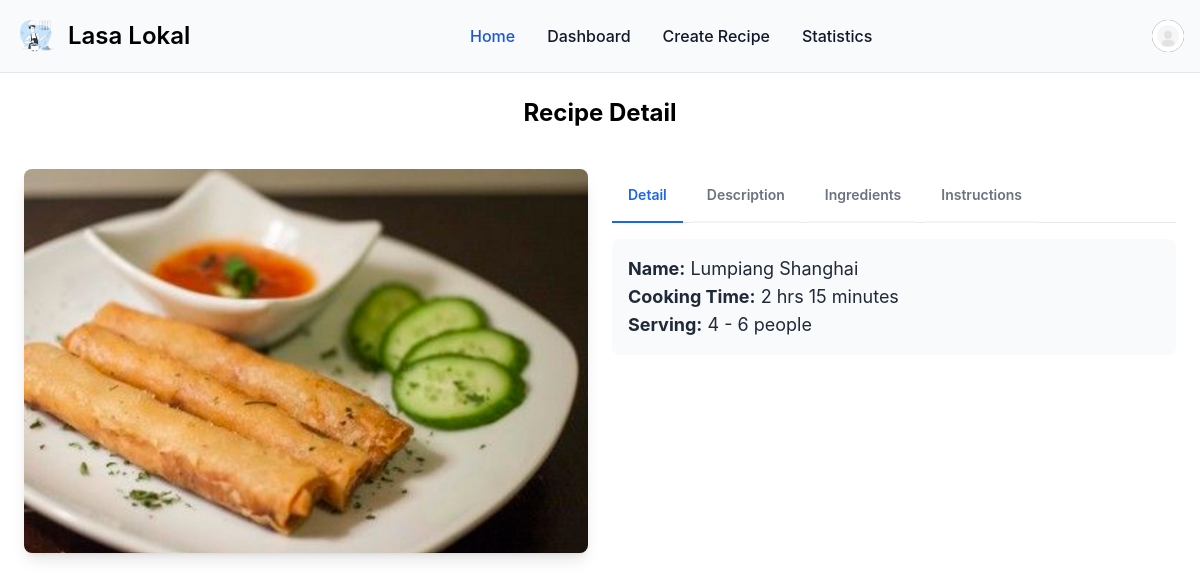
/recipe/detail/13 (signed in), run on the app's committed database.
### user_profile/models.py (models this page shows, shortened)
class Profile(models.Model):
    MALE = 'M'
    FEMALE = 'F'
    OTHERS = 'O'
    GENDER_CHOICES = [
        (MALE, 'Male'),
        (FEMALE, 'Female'),
        (OTHERS, 'Others'),
    ]
    user = models.OneToOneField(User, on_delete=models.CASCADE)
    image = models.ImageField(upload_to='profile_images', default='default_profile_image.jpg')
    gender = models.CharField(max_length = 20, choices = GENDER_CHOICES, default=OTHERS)

### recipe/models.py (models this page shows, shortened)
class Recipe(models.Model):
    category = models.ForeignKey(Category, on_delete=models.CASCADE, related_name="category")
    created_by = models.ForeignKey(User, on_delete=models.CASCADE, related_name="created_by")
    name = models.CharField(max_length=100)
    image = models.ImageField(upload_to='recipe_images', default='default_recipe_image.svg', blank=True, null=True)
    description = models.TextField()
    cook_time = models.CharField(max_length=100)
    serving = models.CharField(max_length=100)
    created_at = models.DateTimeField(auto_now_add=True)
    updated_at = models.DateTimeField(auto_now_add=True)

### recipe/views.py (the view)
# urls.py: path('detail/<int:recipe_primary_key>', views.view_recipe_detail, name='view_recipe_detail'),
@login_required
def view_recipe_detail(request, recipe_primary_key):
    recipe = get_object_or_404(Recipe, pk=recipe_primary_key)
    ingredients = Ingredient.objects.filter(recipe_id=recipe_primary_key)
    instructions = Instruction.objects.filter(recipe_id=recipe_primary_key)
    related_recipes = Recipe.objects.filter(
        category=recipe.category
    ).exclude(
        pk=recipe_primary_key
    ).order_by('?')[:3]  # Random order, limit to 3
    return render(request, 'recipe/view_recipe_detail.html', {
        'title': 'Recipe Detail',
        'recipe': recipe,
        'ingredients': ingredients,
        'instructions': instructions,
        'related_recipes': related_recipes,
    })

### recipe/templates/recipe/view_recipe_detail.html (shortened to what this page needs)
{% extends 'main/base.html' %}
{% load static %}
{% block content %}
<div class="max-w-screen-xl mx-auto p-6 md:px-10 md:py-10 rounded-md">
    <h1 class="mb-10 text-2xl font-bold text-center">Recipe Detail</h1>
    <div class="grid md:grid-cols-2 gap-6">
        <div class="md:col-span-1">
            <div class="relative h-96 md:h-[500px] w-full overflow-hidden rounded-lg shadow-lg bg-gray-100">
                <img
                    src="{{ recipe.image.url }}"
                    alt="Recipe Image"
                    class="absolute inset-0 w-full h-full object-contain"
                >
            </div>
        </div>
        <div class="md:col-span-1">
            <div class="mb-4 border-b border-gray-200 dark:border-gray-700">
                <ul class="flex flex-wrap -mb-px text-sm font-medium text-center" id="default-tab" data-tabs-toggle="#default-tab-content" role="tablist">
                    <li class="me-2" role="presentation">
                        <button class="inline-block p-4 border-b-2 font-semibold rounded-t-lg" id="detail-tab" data-tabs-target="#detail" type="button" role="tab" aria-controls="detail" aria-selected="false">Detail</button>
                    </li>
                    <li class="me-2" role="presentation">
                        <button class="inline-block p-4 border-b-2 rounded-t-lg font-semibold hover:text-gray-600 hover:border-gray-300 dark:hover:text-gray-300" id="description-tab" data-tabs-target="#description" type="button" role="tab" aria-controls="description" aria-selected="false">Description</button>
                    </li>
                    <li class="me-2" role="presentation">
                        <button class="inline-block p-4 border-b-2 rounded-t-lg font-semibold hover:text-gray-600 hover:border-gray-300 dark:hover:text-gray-300" id="ingredients-tab" data-tabs-target="#ingredients" type="button" role="tab" aria-controls="ingredients" aria-selected="false">Ingredients</button>
                    </li>
                    <li class="me-2" role="presentation">
                        <button class="inline-block p-4 border-b-2 rounded-t-lg font-semibold hover:text-gray-600 hover:border-gray-300 dark:hover:text-gray-300" id="instructions-tab" data-tabs-target="#instructions" type="button" role="tab" aria-controls="instructions" aria-selected="false">Instructions</button>
                    </li>
                </ul>
            </div>
            <div id="default-tab-content">
                <div class="hidden p-4 rounded-lg bg-gray-50 dark:bg-gray-800" id="detail" role="tabpanel" aria-labelledby="detail-tab">
                    <div class="flex flex-col">
                        <div>
                            <h1 class="text-lg font-normal text-gray-800"><b>Name:</b> {{ recipe.name }}</h1>
                        </div>
                        <div>
                            <h1 class="text-lg font-normal text-gray-800"><b>Cooking Time:</b> {{ recipe.cook_time }}</h1>
                        </div>
                        <div>
                            <h1 class="text-lg font-normal text-gray-800"><b>Serving:</b> {{ recipe.serving }}</h1>
                        </div>
                    </div>
                </div>
            </div>
        </div>
    </div>
</div>
{% endblock %}

### main/templates/main/base.html (shortened to what this page needs)
{% load static %}
<!DOCTYPE html>
<html lang="en">
<head>
    <link href="https://cdn.jsdelivr.net/npm/flowbite@2.5.2/dist/flowbite.min.css" rel="stylesheet" />
</head>
<body>
    {% if request.user.is_authenticated %}
      <nav class="border-gray-200 bg-gray-50 dark:bg-gray-800 dark:border-gray-700">
        <div class="max-w-screen-xl flex flex-wrap items-center justify-between mx-auto p-4">
        <a href="{% url 'recipe:view_recipes' %}" class="flex items-center space-x-3 rtl:space-x-reverse">
            <img src="{% static 'logo.svg' %}" class="h-10" alt="wstIcon Logo" />
            <span class="self-center text-2xl font-semibold whitespace-nowrap dark:text-white">Lasa Lokal</span>
        </a>
        <div class="flex items-center md:order-2 space-x-3 md:space-x-0 rtl:space-x-reverse">
            <button type="button" class="flex text-sm bg-gray-800 rounded-full md:me-0 focus:ring-4 focus:ring-gray-300 dark:focus:ring-gray-600" id="user-menu-button" aria-expanded="false" data-dropdown-toggle="user-dropdown" data-dropdown-placement="bottom">
              <img class="w-8 h-8 rounded-full" src="{{ request.user.profile.image.url }}" alt="{{ request.user.first_name }} {{ request.user.last_name }} photo">
            </button>
        </div>
        <div class="items-center justify-between hidden w-full md:flex md:w-auto md:order-1" id="navbar-user">
          <ul class="flex flex-col font-medium mt-4 rounded-lg bg-gray-50 md:space-x-8 rtl:space-x-reverse md:flex-row md:mt-0 md:border-0 md:bg-transparent dark:bg-gray-800 md:dark:bg-transparent dark:border-gray-700">
            <li>
              <a href="{% url 'recipe:view_recipes' %}" class="block py-2 px-3 md:p-0 text-white bg-blue-700 rounded md:bg-transparent md:text-blue-700 md:dark:text-blue-500 dark:bg-blue-600 md:dark:bg-transparent" aria-current="page">Home</a>
            </li>
            <li>
              <a href="{% url 'recipe:view_user_recipes' %}" class="block py-2 px-3 md:p-0 text-gray-900 rounded hover:bg-gray-100 md:hover:bg-transparent md:border-0 md:hover:text-blue-700 dark:text-white md:dark:hover:text-blue-500 dark:hover:bg-gray-700 dark:hover:text-white md:dark:hover:bg-transparent">Dashboard</a>
            </li>
            <li>
              <a href="{% url 'recipe:create_recipe' %}" class="block py-2 px-3 md:p-0 text-gray-900 rounded hover:bg-gray-100 md:hover:bg-transparent md:border-0 md:hover:text-blue-700 dark:text-white md:dark:hover:text-blue-500 dark:hover:bg-gray-700 dark:hover:text-white md:dark:hover:bg-transparent">Create Recipe</a>
            </li>
            <li>
              <a href="{% url 'recipe:category_stats' %}" class="block py-2 px-3 md:p-0 text-gray-900 rounded hover:bg-gray-100 md:hover:bg-transparent md:border-0 md:hover:text-blue-700 dark:text-white md:dark:hover:text-blue-500 dark:hover:bg-gray-700 dark:hover:text-white md:dark:hover:bg-transparent">Statistics</a>
            </li>
          </ul>
        </div>
        </div>
      </nav>
      <div class="w-full border-b border-gray-200 dark:border-gray-700"></div>
      {% endif %}
      {% block content %}
      {% endblock %}
</body>
</html>

### data on the page
Recipe: image (picture), name "Lumpiang Shanghai", cook_time "2 hrs 15 minutes", serving "4 - 6 people"
